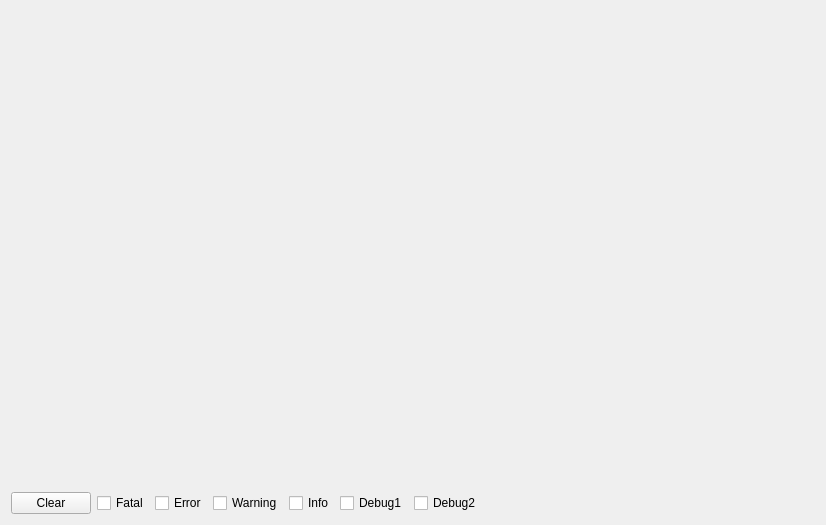
<?xml version="1.0" encoding="UTF-8"?>
<ui version="4.0">
 <class>WinLog</class>
 <widget class="QWidget" name="WinLog">
  <property name="geometry">
   <rect>
    <x>0</x>
    <y>0</y>
    <width>826</width>
    <height>525</height>
   </rect>
  </property>
  <property name="windowTitle">
   <string>Logs</string>
  </property>
  <layout class="QGridLayout" name="gridLayout">
   <item row="0" column="0">
    <widget class="QWidget" name="wListView" native="true">
     <property name="sizePolicy">
      <sizepolicy hsizetype="MinimumExpanding" vsizetype="MinimumExpanding">
       <horstretch>0</horstretch>
       <verstretch>0</verstretch>
      </sizepolicy>
     </property>
     <layout class="QGridLayout" name="glListView">
      <property name="leftMargin">
       <number>0</number>
      </property>
      <property name="topMargin">
       <number>0</number>
      </property>
      <property name="rightMargin">
       <number>0</number>
      </property>
      <property name="bottomMargin">
       <number>0</number>
      </property>
     </layout>
    </widget>
   </item>
   <item row="1" column="0">
    <layout class="QHBoxLayout" name="horizontalLayout">
     <item>
      <widget class="QPushButton" name="pbClear">
       <property name="text">
        <string>Clear</string>
       </property>
      </widget>
     </item>
     <item>
      <widget class="QCheckBox" name="cbFatal">
       <property name="text">
        <string>Fatal</string>
       </property>
      </widget>
     </item>
     <item>
      <widget class="QCheckBox" name="cbError">
       <property name="text">
        <string>Error</string>
       </property>
      </widget>
     </item>
     <item>
      <widget class="QCheckBox" name="cbWarning">
       <property name="text">
        <string>Warning</string>
       </property>
      </widget>
     </item>
     <item>
      <widget class="QCheckBox" name="cbInfo">
       <property name="text">
        <string>Info</string>
       </property>
      </widget>
     </item>
     <item>
      <widget class="QCheckBox" name="cbDebug1">
       <property name="text">
        <string>Debug1</string>
       </property>
      </widget>
     </item>
     <item>
      <widget class="QCheckBox" name="cbDebug2">
       <property name="text">
        <string>Debug2</string>
       </property>
      </widget>
     </item>
     <item>
      <spacer name="horizontalSpacer">
       <property name="orientation">
        <enum>Qt::Horizontal</enum>
       </property>
       <property name="sizeHint" stdset="0">
        <size>
         <width>40</width>
         <height>20</height>
        </size>
       </property>
      </spacer>
     </item>
    </layout>
   </item>
  </layout>
 </widget>
 <resources/>
 <connections/>
</ui>
